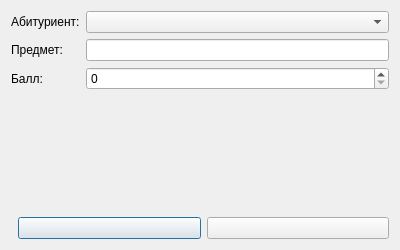
<?xml version="1.0" encoding="UTF-8"?>
<ui version="4.0">
 <class>ExamDialog</class>
 <widget class="QDialog" name="ExamDialog">
  <property name="geometry">
   <rect>
    <width>400</width>
    <height>250</height>
   </rect>
  </property>
  <property name="windowTitle">
   <string>Добавить экзамен</string>
  </property>
  <layout class="QVBoxLayout">

   <item>
    <layout class="QFormLayout">

     <item row="0" column="0">
      <widget class="QLabel">
       <property name="text">
        <string>Абитуриент:</string>
       </property>
      </widget>
     </item>
     <item row="0" column="1">
      <widget class="QComboBox" name="comboApplicant"/>
     </item>

     <item row="1" column="0">
      <widget class="QLabel">
       <property name="text">
        <string>Предмет:</string>
       </property>
      </widget>
     </item>
     <item row="1" column="1">
      <widget class="QLineEdit" name="editSubject"/>
     </item>

     <item row="2" column="0">
      <widget class="QLabel">
       <property name="text">
        <string>Балл:</string>
       </property>
      </widget>
     </item>
     <item row="2" column="1">
      <widget class="QSpinBox" name="spinScore"/>
     </item>

    </layout>
   </item>

   <item>
    <layout class="QHBoxLayout">
     <item>
      <spacer>
       <property name="orientation">
        <enum>Qt::Horizontal</enum>
       </property>
      </spacer>
     </item>
     <item>
      <widget class="QPushButton" name="btnSave"/>
     </item>
     <item>
      <widget class="QPushButton" name="btnCancel"/>
     </item>
    </layout>
   </item>

  </layout>
 </widget>
 <resources/>
 <connections/>
</ui>
